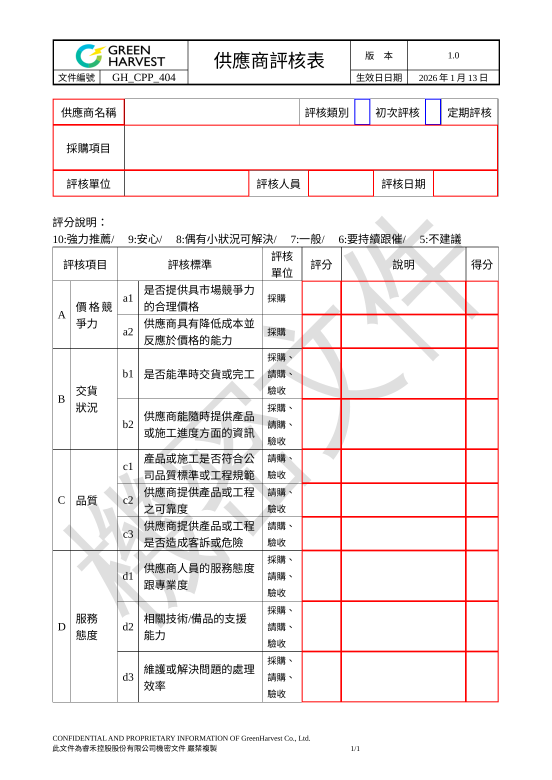
#> input picture calibration_check_p1.png, 1654 x 2339 px (shown at 1/3 size)
$ python -i vision_utils.py   (imports and definitions only)
#> lines starting #> are read from the running program, lines starting #| are printed output that depends on the picture; after the words box and inside, x2 and y2 are one past the last pixel; in counts of white or black regions, pixels touching at a corner belong together
#> further down, picture is the input picture: PIL image 1654x2339 RGB; mean R, G, B 242.8, 238.5, 238.6
"""
辨識工具
------------------------------------------------
文字欄位：呼叫 Google Cloud Vision API 做文字辨識(支援手寫)。
勾選欄位：不用 OCR，改用「裁切區域內黑色像素比例」判斷是否有打勾，
          比對 OCR 判斷「是不是 V」更穩定，也不受簽名字跡潦草影響。
------------------------------------------------
"""

from io import BytesIO

import numpy as np
from PIL import Image
from google.cloud import vision


def crop_field(page_image: Image.Image, box):
    x0, y0, x1, y1 = box
    return page_image.crop((x0, y0, x1, y1))


# [4 lines left out: function image_to_bytes, not called in this run]


def remove_table_lines(pil_image: Image.Image, min_frac: float = 0.6) -> Image.Image:
    """
    把裁切圖裡的表格框線塗白，只留下文字/手寫。
    欄位框剛好貼著格線裁切，框線常被 OCR 讀成「1」「|」「—」，
    例如得分格的「7」會變成「17」。長度超過圖寬(或圖高) min_frac 的直線、橫線才算框線，
    手寫筆畫不會這麼長又這麼直，不會被誤刪。
    """
#> called with min_frac = 0.6
    import cv2
    gray = np.array(pil_image.convert("L"))
    h, w = gray.shape
#> h = 2339; w = 1654
    if h < 10 or w < 10:
        return pil_image
    ink = ((gray < 180) * 255).astype(np.uint8)
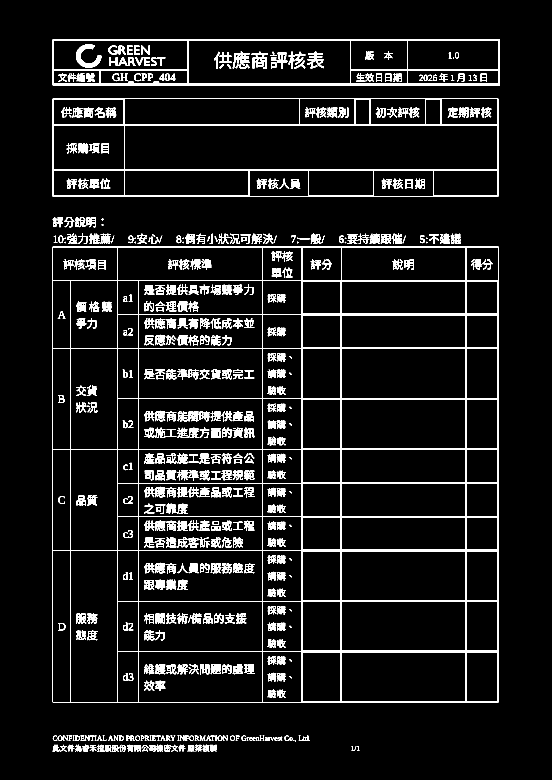
#> ink: shape (2339, 1654) (shown at 1/3 size); 6.5% white; 974 white regions (105 under 20 px), largest, box (x1, y1, x2, y2) and area: (158, 740, 1496, 2107) 70602, (158, 296, 1495, 590) 20665, (158, 118, 1500, 256) 16976
    hk = cv2.getStructuringElement(cv2.MORPH_RECT, (max(int(w * min_frac), 10), 1))
    vk = cv2.getStructuringElement(cv2.MORPH_RECT, (1, max(int(h * min_frac), 10)))
#> vk = 1403 values from 1 to 1
    lines = cv2.dilate(cv2.morphologyEx(ink, cv2.MORPH_OPEN, hk) | cv2.morphologyEx(ink, cv2.MORPH_OPEN, vk),
                       np.ones((3, 3), np.uint8))
#> lines: shape (2339, 1654); 2.4% white; 18 white regions, largest, box (x1, y1, x2, y2) and area: (158, 117, 1502, 124) 9408, (158, 250, 1502, 257) 9408, (158, 507, 1497, 513) 8034
    out = gray.copy()
    out[lines > 0] = 255
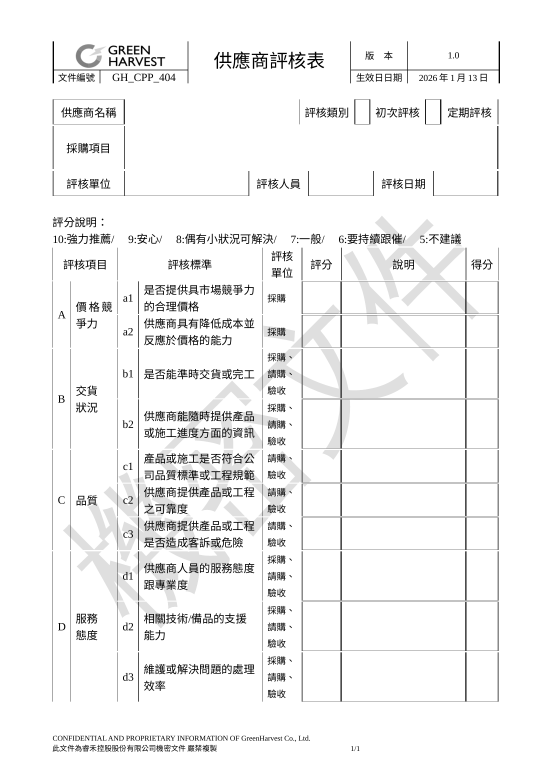
#> out: shape (2339, 1654) (shown at 1/3 size); min 0, max 255, mean 243.2
    return Image.fromarray(out).convert("RGB")


def prepare_digit_image(pil_image: Image.Image, target_h: int = 160, pad_ratio: float = 1.0) -> Image.Image:
    """
    分數格的手寫數字(單獨一個「7」)放大、加白邊，給 Vision 辨識。
    Vision 對「小圖裡只有一個字」常常整個不回傳；把筆跡裁到剛好、放大到約 160px 高，
    四周再留一圈跟字一樣大的白邊，就跟一般文件裡的字差不多大，辨識率會高很多。
    沒塗乾淨的框線殘段(細長、貼著格子邊)和雜點不算筆跡，免得被讀成「1」或把字縮小。
    沒有筆跡就回傳 None。
    """
    import cv2
    gray = np.array(remove_table_lines(pil_image).convert("L"))
    H, W = gray.shape
#> H = 2339; W = 1654
    ink = ((gray < 160) * 255).astype(np.uint8)
#> ink: shape (2339, 1654); 4.7% white; 1100 white regions (161 under 20 px), largest, box (x1, y1, x2, y2) and area: (905, 1198, 1496, 1346) 3518, (905, 1805, 1496, 1953) 3518, (905, 1047, 1496, 1195) 2943
    # 掃描後筆畫常斷成一段一段(例如「9」的直筆變虛線)，先稍微加粗再分區塊，斷掉的筆畫才會算同一個字
    merged = cv2.dilate(ink, np.ones((5, 5), np.uint8))
#> merged: shape (2339, 1654); 12.5% white; 197 white regions, largest, box (x1, y1, x2, y2) and area: (903, 741, 1498, 2107) 85028, (430, 1990, 765, 2025) 9874, (430, 1230, 731, 1266) 8902
    n, labels, stats, _ = cv2.connectedComponentsWithStats(merged, 8)
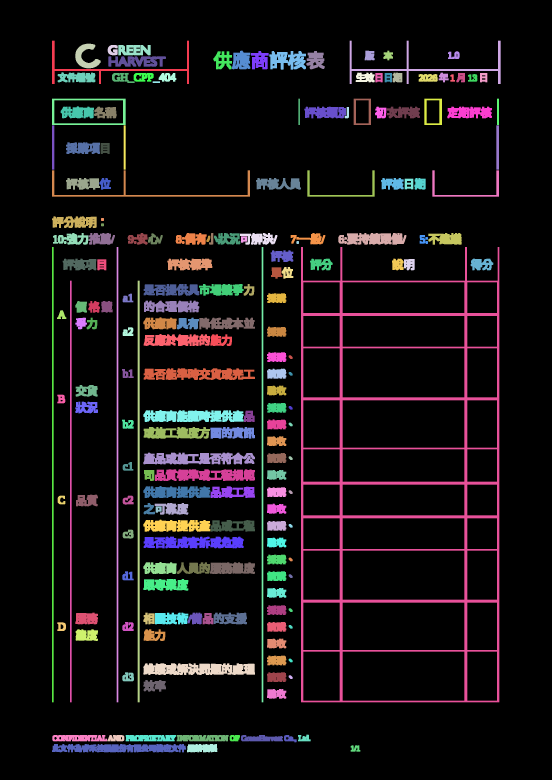
#> labels: shape (2339, 1654) int32 (shown at 1/3 size); 198 distinct labels, from 0 to 197; one colour per label, 0 black
#> n = 198; stats = 198 rows, first 6: [0, 0, 1654, 2339, 3386223], [156, 122, 411, 130, 4436], [1049, 122, 453, 130, 5198], [226, 131, 76, 74, 2623], [323, 135, 30, 31, 696], [355, 135, 97, 31, 2416]
    cand = []
    for i in range(1, n):
        x, y, w, h, area = stats[i]
        if area < 60:                                   # 掃描雜點(加粗後的面積)
            continue
        thin = min(w, h) <= 9                           # 加粗後細線約 5~9px 寬
        at_edge = x <= 3 or y <= 3 or x + w >= W - 3 or y + h >= H - 3
        if thin and (at_edge or w >= W * 0.5 or h >= H * 0.6):   # 沒塗乾淨的框線殘段
            continue
        cand.append((i, area))
#> this loop made 197 passes
#> after the loop, cand = 197 pairs, first value 1 to 197, second value 66 to 85028
    keep = np.zeros_like(gray, dtype=bool)
    if cand:
        # 從最大的那塊筆跡出發，只收夠大、而且跟它並排(同一行高度)或緊貼著它的筆跡。
        # 虛線框線、格子上下的髒點不算：它們會把裁切範圍撐大，字反而被縮小、甚至被當成同一個字。
        biggest = max(a for _, a in cand)
#> biggest = 85028
        main = max(cand, key=lambda c: c[1])[0]
#> main = 77
        bx, by, bw, bh, _ = stats[main]
#> bx = 903; by = 741; bw = 595; bh = 1366
        box = [bx, by, bx + bw, by + bh]
#> box = [903, 741, 1498, 2107]
        chosen, changed = {main}, True
#> changed = True
        while changed:
            changed = False
            for i, area in cand:
                if i in chosen:
                    continue
                x, y, w, h, _ = stats[i]
                v_overlap = min(y + h, box[3]) - max(y, box[1])
                gap = max(box[0] - (x + w), x - box[2], box[1] - (y + h), y - box[3])
                if area >= biggest * 0.2 and (v_overlap >= h * 0.3 or gap <= 6):
                    chosen.add(i)
                    box = [min(box[0], x), min(box[1], y), max(box[2], x + w), max(box[3], y + h)]
                    changed = True
#> this loop made 1 pass
#> after the loop, chosen = 1 item
        for i in chosen:
            keep |= labels == i
#> this loop made 1 pass
#> i on pass 1: 77
    keep &= ink > 0
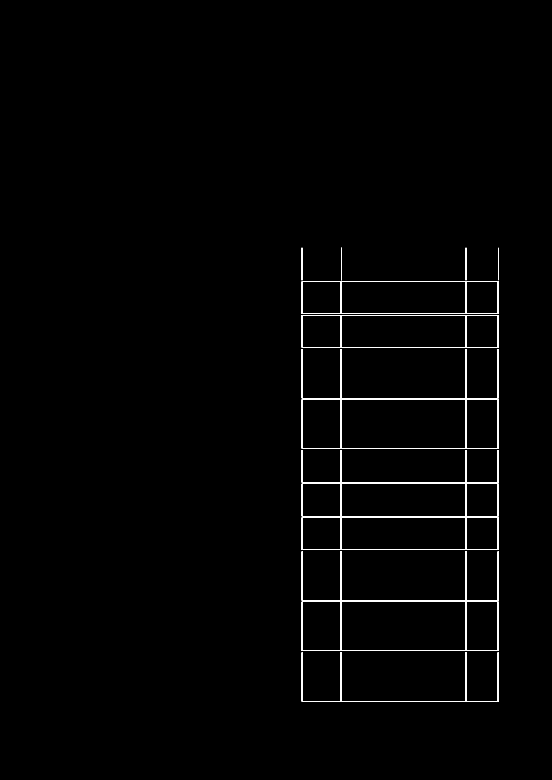
#> keep: shape (2339, 1654) bool (shown at 1/3 size); 0.76% white; 14 white regions, largest, box (x1, y1, x2, y2) and area: (905, 1198, 1496, 1346) 3518, (905, 1805, 1496, 1953) 3518, (905, 1047, 1496, 1195) 2943
    ys, xs = np.where(keep)
    if len(xs) < 15:
        return None
    x0, x1, y0, y1 = xs.min(), xs.max() + 1, ys.min(), ys.max() + 1
#> x0 = 905; x1 = 1496; y0 = 743; y1 = 2105
    glyph = Image.fromarray(np.where(keep, gray, 255).astype(np.uint8)[y0:y1, x0:x1])
    scale = target_h / max(1, glyph.height)
#> scale = 0.117
    glyph = glyph.resize((max(1, int(glyph.width * scale)), target_h), Image.LANCZOS)
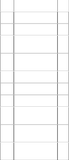
#> glyph: PIL image 69x160 L; min 148, max 255, mean 248
    # 筆畫加粗：把掃描斷開的小縫補起來，細筆跡也比較好認
    from PIL import ImageFilter
    glyph = glyph.filter(ImageFilter.MinFilter(max(3, (target_h // 25) | 1)))   # 160px 高用 7、80px 高用 3
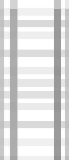
#> glyph: PIL image 69x160 L; min 148, max 255, mean 221.1
    pad = int(target_h * pad_ratio)
    if pad <= 0:
        return glyph.convert("RGB")
    canvas = Image.new("L", (glyph.width + 2 * pad, glyph.height + 2 * pad), 255)
#> canvas: PIL image 389x480 L; every value is 255
    canvas.paste(glyph, (pad, pad))
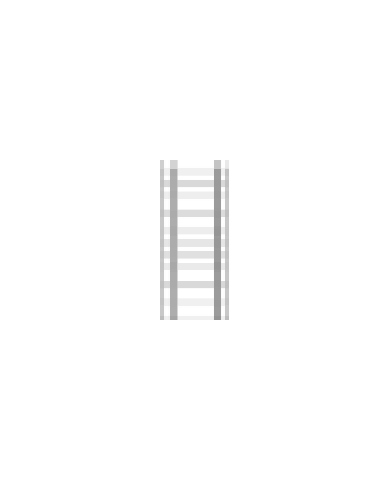
#> canvas: PIL image 389x480 L; min 148, max 255, mean 253
    return canvas.convert("RGB")
#> returned value: PIL image 389x480 RGB


# [98 lines left out: functions _overlap, ocr_digits_batch, _vision_text, ocr_text, not called in this run]


def _word_text(word) -> str:
    return "".join(symbol.text for symbol in word.symbols)


# [90 lines left out: functions _box_from_vertices, find_label_boxes, is_checked, not called in this run]

>>> from PIL import Image
>>> picture = Image.open('calibration_check_p1.png')
>>> result = prepare_digit_image(picture)

$ run again, on calibration_check_p2.png
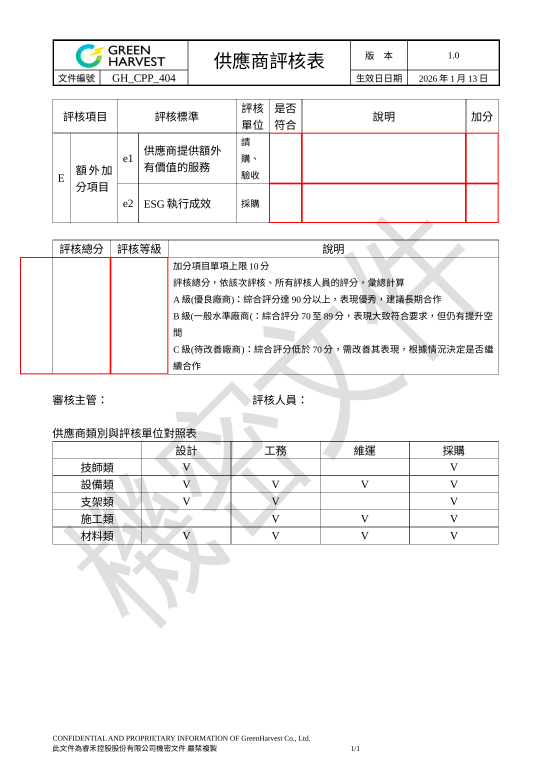
#> input picture calibration_check_p2.png, 1654 x 2339 px (shown at 1/3 size)
#> picture is the input picture: PIL image 1654x2339 RGB; mean R, G, B 244.9, 243.8, 243.8
#> lines: shape (2339, 1654); 2.1% white; 16 white regions, largest, box (x1, y1, x2, y2) and area: (158, 117, 1502, 124) 9408, (158, 253, 1502, 259) 8064, (158, 718, 1499, 722) 5364
#> out: shape (2339, 1654); min 0, max 255, mean 246.8
#> merged: shape (2339, 1654); 8.1% white; 176 white regions, largest, box (x1, y1, x2, y2) and area: (805, 297, 1498, 669) 20138, (58, 720, 507, 1123) 14831, (156, 2232, 558, 2257) 8412
#> in prepare_digit_image, `n, labels, stats, _ = cv2.connectedComponentsWithStats(merged, 8)`:
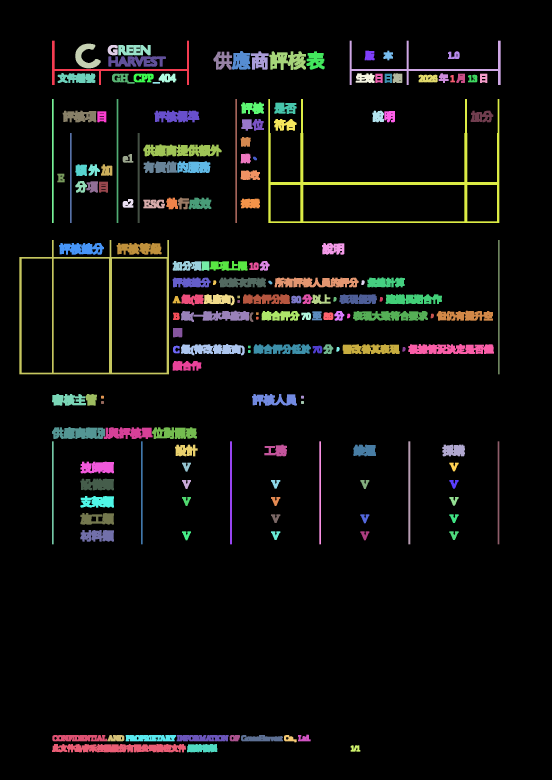
#> labels: shape (2339, 1654) int32 (shown at 1/3 size); 177 distinct labels, from 0 to 176; one colour per label, 0 black
#> n = 177; stats = 177 rows, first 6: [0, 0, 1654, 2339, 3556787], [156, 122, 411, 133, 4496], [1049, 122, 453, 133, 5258], [226, 131, 76, 74, 2623], [323, 135, 30, 31, 696], [355, 135, 97, 31, 2416]
#> the loop in prepare_digit_image, `for i in range(1, n):` made 176 passes
#> after the loop in prepare_digit_image, `for i in range(1, n):`: cand = 176 pairs, first value 1 to 176, second value 62 to 20138
#> biggest = 20138
#> main = 33
#> bx = 805; by = 297; bw = 693; bh = 372
#> in prepare_digit_image, `box = [bx, by, bx + bw, by + bh]`: box = [805, 297, 1498, 669]
#> in prepare_digit_image, `chosen, changed = {main}, True`: changed = True
#> the loop in prepare_digit_image, `while changed:` made 2 passes
#> after the loop in prepare_digit_image, `while changed:`: box = [430, 297, 1498, 669]; chosen = 2 items
#> the loop in prepare_digit_image, `for i in chosen:` made 2 passes
#> i on passes 1 to 2: 48, 33
#> ys = 9590 values from 299 to 666; xs = 9590 values, max 1495 at index 5, min 432 at index 2478, mean 975.6
#> x0 = 432; x1 = 1496; y0 = 299; y1 = 667
#> in prepare_digit_image, `canvas.paste(glyph, (pad, pad))`:
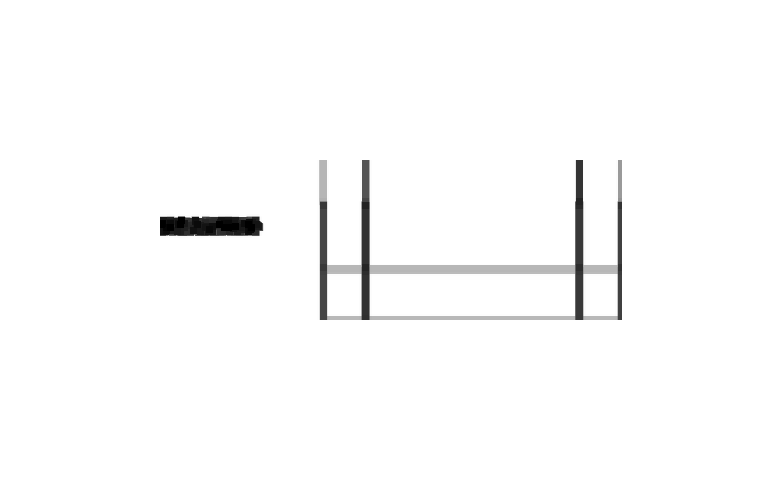
#> canvas: PIL image 782x480 L; min 0, max 255, mean 251

$ run again, on v3_check_p1.png
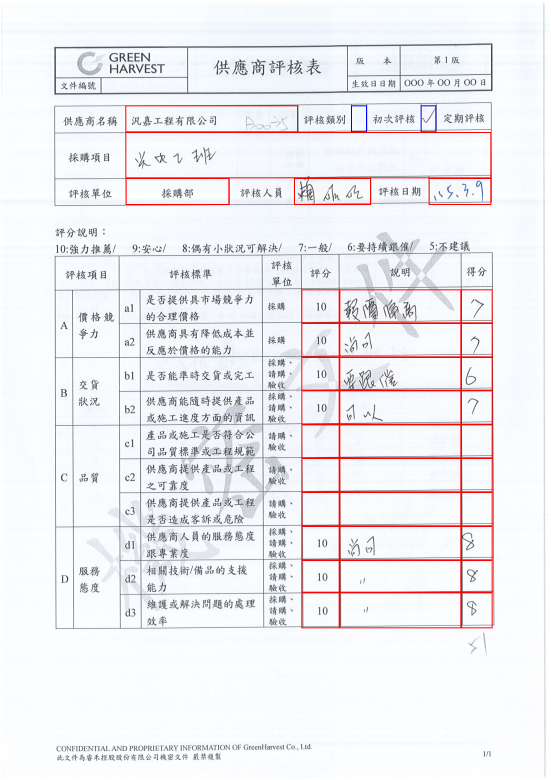
#> input picture v3_check_p1.png, 1653 x 2339 px (shown at 1/3 size)
#> picture is the input picture: PIL image 1653x2339 RGB; mean R, G, B 239.3, 238.1, 241.6
#> lines: shape (2339, 1653); 0.3% white; 2 white regions, box (x1, y1, x2, y2) and area: (162, 395, 1476, 400) 6238, (371, 531, 1476, 536) 5517
#> out: shape (2339, 1653); min 11, max 255, mean 239.3
#> merged: shape (2339, 1653); 14.5% white; 445 white regions, largest, box (x1, y1, x2, y2) and area: (162, 724, 1485, 1889) 209191, (161, 305, 1478, 620) 41916, (161, 128, 1479, 286) 31612
#> labels: shape (2339, 1653) int32; 446 distinct labels, from 0 to 445
#> n = 446; stats = 446 rows, first 6: [0, 0, 1653, 2339, 3305376], [161, 128, 1318, 158, 31612], [326, 157, 30, 30, 645], [357, 157, 64, 30, 1557], [422, 156, 30, 31, 675], [275, 165, 5, 5, 25]
#> the loop in prepare_digit_image, `for i in range(1, n):` made 445 passes
#> after the loop in prepare_digit_image, `for i in range(1, n):`: cand = 437 pairs, first value 1 to 445, second value 60 to 209191
#> biggest = 209191
#> main = 107
#> bx = 162; by = 724; bw = 1323; bh = 1165
#> box = [162, 724, 1485, 1889]
#> in prepare_digit_image, `chosen, changed = {main}, True`: changed = True
#> the loop in prepare_digit_image, `while changed:` made 1 pass
#> after the loop in prepare_digit_image, `while changed:`: chosen = 1 item
#> the loop in prepare_digit_image, `for i in chosen:` made 1 pass
#> i on pass 1: 107
#> in prepare_digit_image, `keep &= ink > 0`:
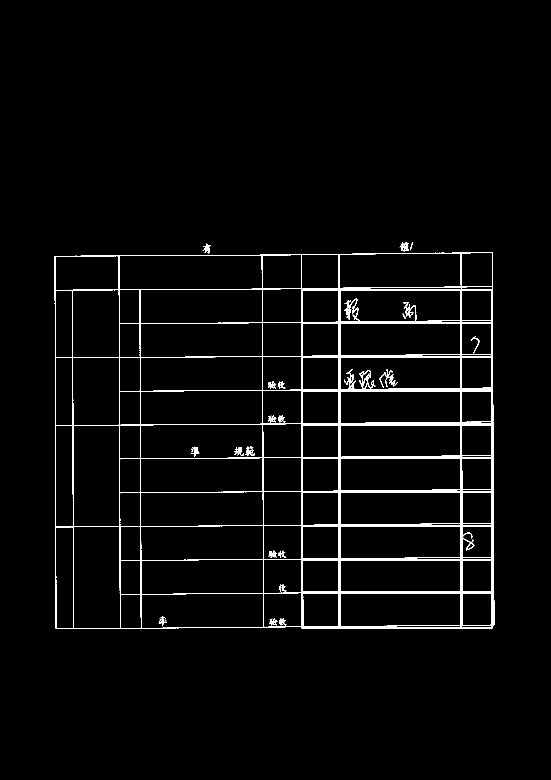
#> keep: shape (2339, 1653) bool (shown at 1/3 size); 2.3% white; 38 white regions (7 under 20 px), largest, box (x1, y1, x2, y2) and area: (164, 757, 1483, 1887) 83387, (1199, 726, 1227, 755) 299, (735, 1340, 764, 1369) 296
#> x0 = 164; x1 = 1483; y0 = 726; y1 = 1887
#> in prepare_digit_image, `canvas.paste(glyph, (pad, pad))`:
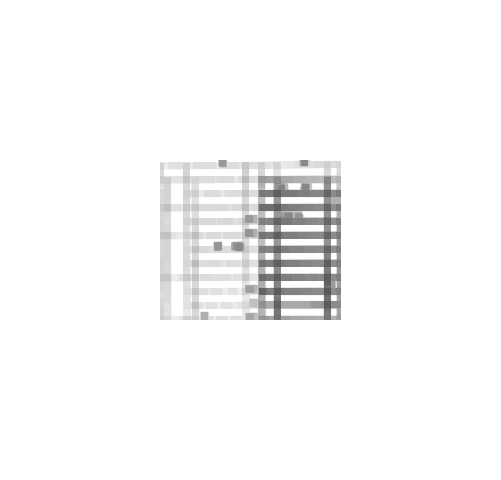
#> canvas: PIL image 501x480 L; min 89, max 255, mean 248.9

$ run again, on v3_check_p2.png
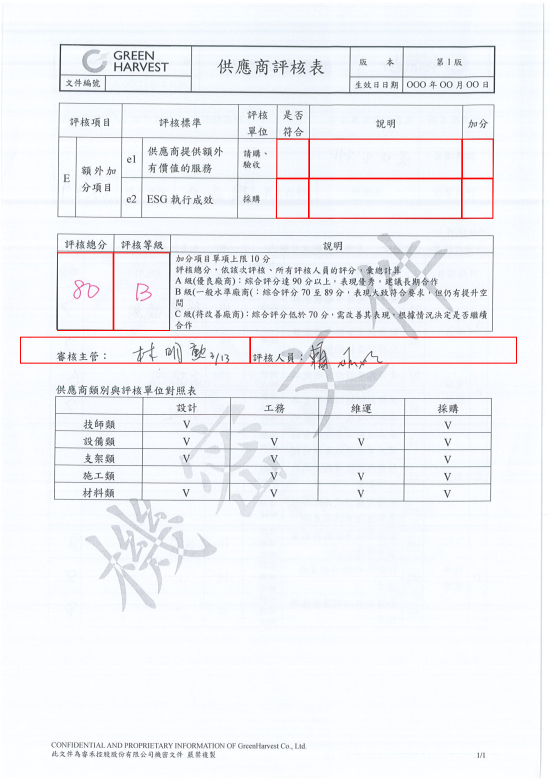
#> input picture v3_check_p2.png, 1653 x 2339 px (shown at 1/3 size)
#> picture is the input picture: PIL image 1653x2339 RGB; mean R, G, B 241.7, 242.6, 246
#> lines: shape (2339, 1653); 0.47% white; 3 white regions, box (x1, y1, x2, y2) and area: (59, 1009, 1552, 1014) 7465, (59, 1087, 1552, 1092) 7465, (362, 137, 1385, 140) 3069
#> out: shape (2339, 1653); min 11, max 255, mean 243.3
#> merged: shape (2339, 1653); 9.7% white; 322 white regions, largest, box (x1, y1, x2, y2) and area: (160, 1153, 1477, 1506) 63212, (171, 306, 1485, 659) 51360, (166, 699, 1483, 997) 33634
#> labels: shape (2339, 1653) int32; 323 distinct labels, from 0 to 322
#> n = 323; stats = 323 rows, first 6: [0, 0, 1653, 2339, 3490703], [176, 130, 1312, 153, 28951], [339, 151, 29, 30, 630], [369, 151, 95, 31, 2244], [246, 164, 15, 45, 278], [1158, 172, 26, 28, 417]
#> the loop in prepare_digit_image, `for i in range(1, n):` made 322 passes
#> after the loop in prepare_digit_image, `for i in range(1, n):`: cand = 313 pairs, first value 1 to 322, second value 63 to 63212
#> biggest = 63212
#> main = 249
#> bx = 160; by = 1153; bw = 1317; bh = 353
#> box = [160, 1153, 1477, 1506]
#> in prepare_digit_image, `chosen, changed = {main}, True`: changed = True
#> the loop in prepare_digit_image, `while changed:` made 1 pass
#> after the loop in prepare_digit_image, `while changed:`: chosen = 1 item
#> the loop in prepare_digit_image, `for i in chosen:` made 1 pass
#> i on pass 1: 249
#> ys = 18306 values from 1155 to 1503; xs = 18306 values, max 1474 at index 2156, min 162 at index 15876, mean 809.1
#> x0 = 162; x1 = 1475; y0 = 1155; y1 = 1504
#> in prepare_digit_image, `canvas.paste(glyph, (pad, pad))`:
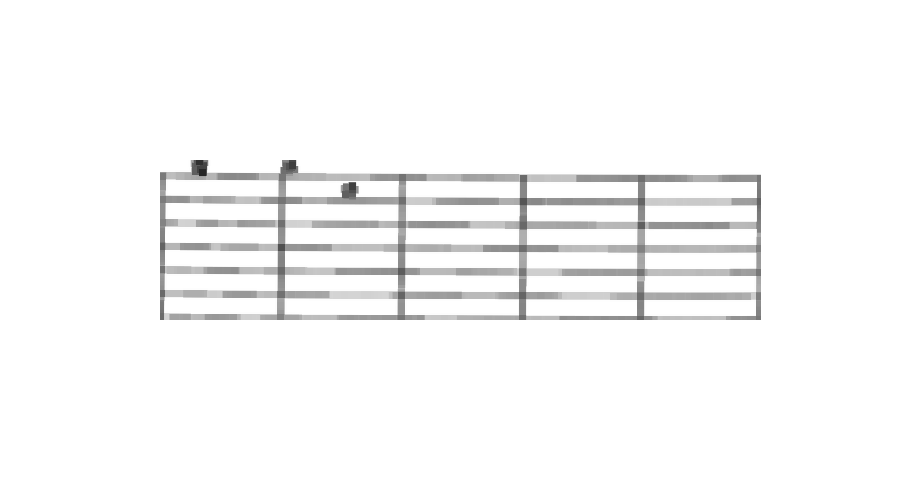
#> canvas: PIL image 921x480 L; min 39, max 255, mean 247.9
